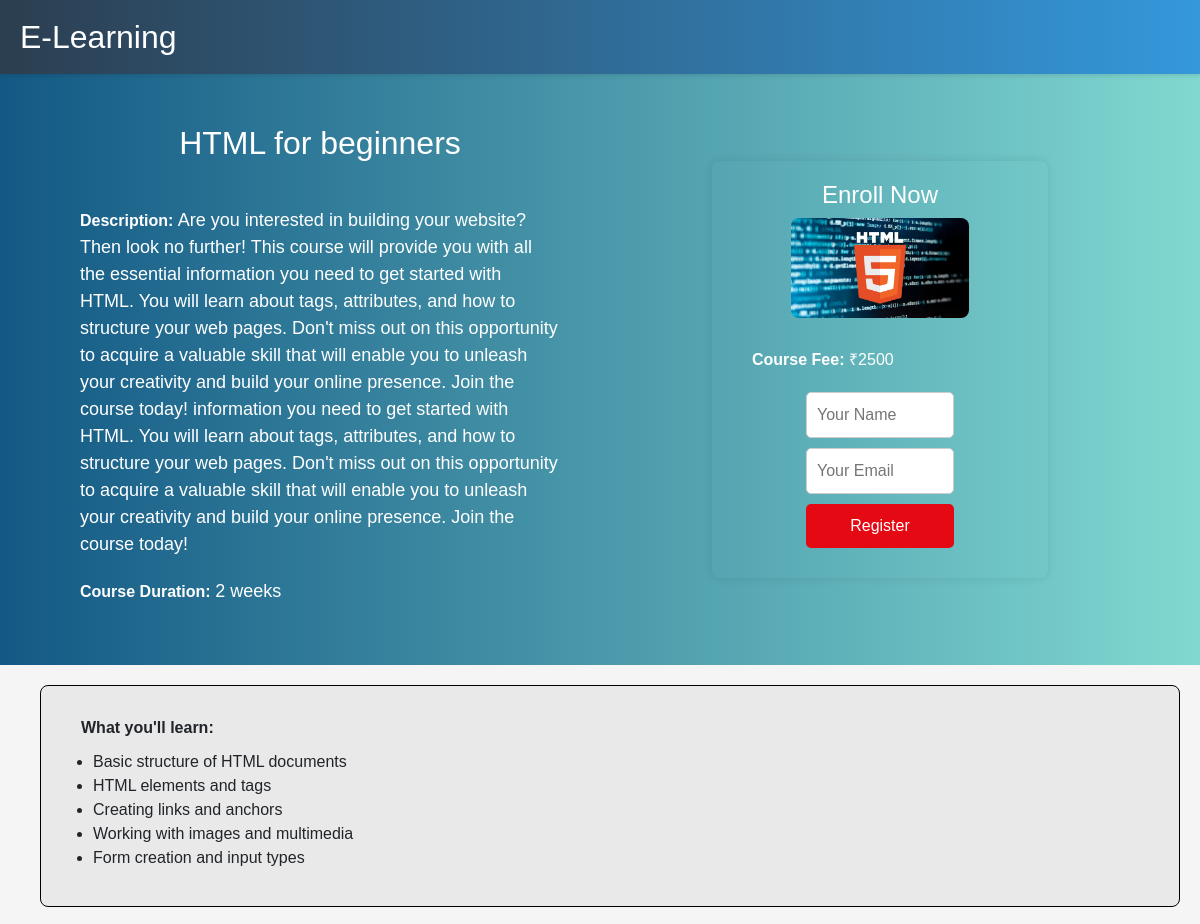
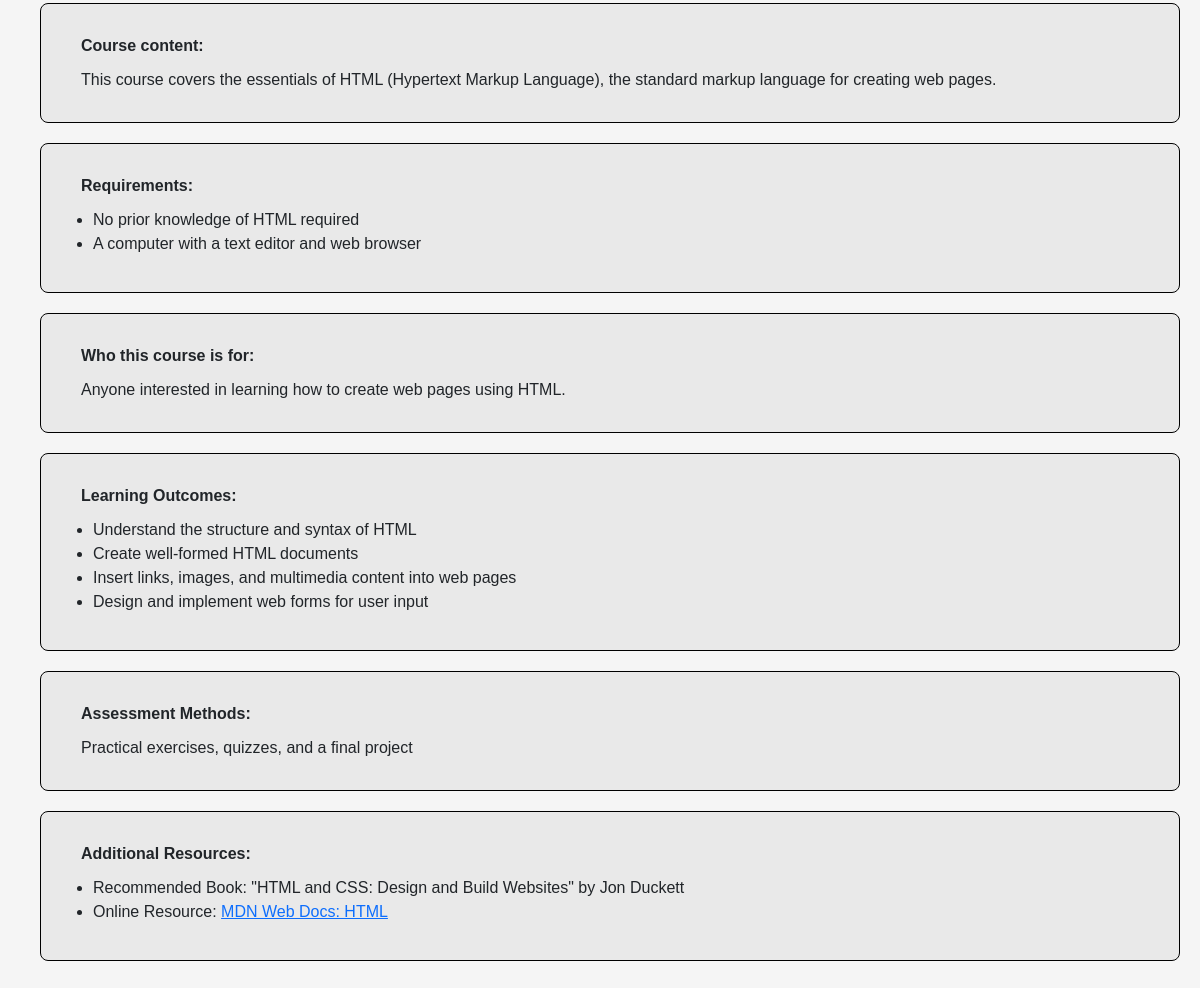
Screenshot of /html/coursereghtml/ (signed in) with the database file from the repository (2 pictures, top to bottom).
### accounts/models.py (models this page shows)
class CourseDB(models.Model):
    course_id = models.AutoField(primary_key=True)
    course_name = models.CharField(max_length=255, null=True, blank=True)
    duration = models.CharField(max_length=50, null=True, blank=True)  # Duration in weeks
    description = models.TextField()
    image = models.ImageField(upload_to='course_images/', null=True, blank=True)
    fee = models.IntegerField(null=True, blank=True)
    def __str__(self):
        return self.course_name

### exam2/views.py (the view)
# urls.py: path('coursereghtml/', coursereghtml, name='coursereghtml'),
def coursereghtml(request):
    user_email = request.user.email
    course = CourseDB.objects.get(course_name="HTML")
    registrations = CourseRegistration.objects.filter(course_id__course_name="HTML", email=user_email)
    complete = UploadedFile.objects.filter(project_language="HTML", student=request.user)
    try:
        payed = Payment.objects.filter(course=course, email=user_email)
    except Payment.DoesNotExist:
        payed = None
    days_left = None
    if registrations.exists():
        registration = registrations.first()
        if registration.end_date:
            days_left = (registration.end_date - datetime.now().date()).days
    client = razorpay.Client(auth=(settings.RAZORPAY_KEY_ID, settings.RAZORPAY_KEY_SECRET))
    fee_in_paise = int(course.fee * 100)
    razorpay_order = client.order.create({
        'amount': fee_in_paise,
        'currency': 'INR',
        'payment_capture': '1'  # Auto capture payment
    })
    context = {
        'course': course,
        'registrations': registrations,
        'days_left': days_left,
        'complete': complete,
        'payed': payed,
        'razorpay_key': settings.RAZORPAY_KEY_ID,
        'razorpay_order_id': razorpay_order['id'],
        'course.fee_in_paise': fee_in_paise
    }
    return render(request, 'coursereghtml.html', context)

### exam2/templates/coursereghtml.html (shortened to what this page needs)
<!DOCTYPE html>
<html lang="en">
{% load static %}
<head>
    <link rel="stylesheet" href="https://cdn.jsdelivr.net/npm/bootstrap@5.3.0-alpha1/dist/css/bootstrap.min.css">
</head>
<body>
<section id="one">
    <nav class="navbar">
        <div class="nav-logo">
             <a href="{% url 'h' %}"><h2>E-Learning</h2></a>
        </div>
    </nav>
</section>
<div class="section2">
    <div class="container">
        <div class="course-details">
            <h2>{{ course.course_name }} for beginners</h2><br>
            <p><strong>Description:</strong> <span style="font-size:18px;">{{ course.description }}</span></p>
            <p><strong>Course Duration:</strong> <span style="font-size:18px;">{{ course.duration }} weeks</span></p>
        </div>
        <div class="registration-form">
            {% if not registrations %}
            <h4>Enroll Now</h4>
            <img src="{{ course.image.url }}" alt="{{ course.course_name }}">
            {% if course.fee %}
            <p ><strong>Course Fee:</strong> ₹{{ course.fee }}</p>
            {% else %}
            <p><strong>Course Fee:</strong> Not Available</p>
            {% endif %}
            <form action="{% url 'register_course_html' %}" method="post" onsubmit="return checkEmail();">
                <input type="text" name="name" placeholder="Your Name" pattern="[A-Za-z\s]+" title="Please enter a valid name (only alphabets and spaces are allowed)." required><br>
                <input type="email" id="email" name="email" placeholder="Your Email" pattern="[a-zA-Z0-9._%+-]+@[a-zA-Z0-9.-]+\.[a-zA-Z]{2,}" required><br>
                <input type="submit" value="Register">
            </form>
            {% endif %}
        </div>
    </div>
</div>
<div class="container">
    <div class="course-details-container">
<div class="course-details">
    <div class="course-info ">
            <div class="section">
                <p><strong>What you'll learn:</strong></p>
                <ul>
                    <li>Basic structure of HTML documents</li>
                    <li>HTML elements and tags</li>
                    <li>Creating links and anchors</li>
                    <li>Working with images and multimedia</li>
                    <li>Form creation and input types</li>
                </ul>
            </div>
            <div class="section">
                <p><strong>Course content:</strong></p>
                <p>This course covers the essentials of HTML (Hypertext Markup Language), the standard markup language for creating web pages.</p>
            </div>
            <div class="section">
                <p><strong>Requirements:</strong></p>
                <ul>
                    <li>No prior knowledge of HTML required</li>
                    <li>A computer with a text editor and web browser</li>
                </ul>
            </div>
            <div class="section">
                <p><strong>Who this course is for:</strong></p>
                <p>Anyone interested in learning how to create web pages using HTML.</p>
            </div>
            <div class="section">
                <p><strong>Learning Outcomes:</strong></p>
                <ul>
                    <li>Understand the structure and syntax of HTML</li>
                    <li>Create well-formed HTML documents</li>
                    <li>Insert links, images, and multimedia content into web pages</li>
                    <li>Design and implement web forms for user input</li>
                </ul>
            </div>
            <div class="section">
                <p><strong>Assessment Methods:</strong></p>
                <p>Practical exercises, quizzes, and a final project</p>
            </div>
            <div class="section">
                <p><strong>Additional Resources:</strong></p>
                <ul>
                    <li>Recommended Book: "HTML and CSS: Design and Build Websites" by Jon Duckett</li>
                    <li>Online Resource: <a href="https://developer.mozilla.org/en-US/docs/Web/HTML">MDN Web Docs: HTML</a></li>
                </ul>
            </div>
    </div>
</div>
    </div>
</div>
</html>

### exam2/templates/coursereghtml.html (style rules this page uses)
body { font-family: Arial, sans-serif; margin: 0; padding: 0; background-color: #f5f5f5; }
.container { max-width: 100%; margin: 0 auto; padding: 20px; }
.course-details-container { border-radius: 5px; box-shadow: 0px 0px 0px 0px rgba(0,0,0,0.1); margin-bottom: 10px; overflow: hidden; }
.course-details { padding-left: 20px; }
.section { background-color: #e9e9e9; border-radius: 8px; margin-bottom: 20px; padding: 20px; border: 1px solid #000; }
.section2 { padding:20px; text-align: center; background: linear-gradient(to right, #135985, #81d8d0); color: #fff; }
.section2 .container { display: flex; align-items: center; flex-wrap: wrap; }
.section2 .course-details { flex: 1; max-width: 50%; padding: 0 20px; }
.section2 .registration-form { flex: 1; max-width: 30%; }
.section2 h2 { margin-bottom: 10px; }
.section2 p { margin-bottom: 20px; text-align: left; }
.section2 img { max-width: 60%; height: auto; border-radius: 8px; margin-bottom: 20px; }
.section2 form input[type="text"], .section2 form input[type="email"], .section2 form input[type="submit"] { width: 50%; padding: 10px; margin-bottom: 10px; border: 1px solid #ccc; border-radius: 5px; }
.section2 form input[type="submit"] { background-color: #e50914; color: #fff; border: none; cursor: pointer; font-size: 16px; }
h2, h3 { margin: 10px 0; padding: 0 20px; }
p { margin: 10px 0; padding: 0 20px; }
.registration-form { margin: 20px auto; background-color: transparent; border-radius: 8px; box-shadow: 0px 0px 10px 0px rgba(0,0,0,0.1); padding: 20px; }
.registration-form input[type="text"], .registration-form input[type="email"], .registration-form input[type="submit"] { width: calc(100% - 20px); padding: 10px; margin-bottom: 10px; border: 1px solid #ccc; border-radius: 5px; }
.registration-form input[type="submit"] { background-color: #e50914; color: #fff; border: none; cursor: pointer; font-size: 16px; }
.navbar { background: linear-gradient(90deg, #2c3e50 0%, #3498db 100%); color: white; box-shadow: 0 2px 4px rgba(0,0,0,0.1); }
.navbar a { color: white; font-size: 1.1rem; border-radius: 4px; transition: all 0.3s ease; text-decoration:none; }

### rows the page displays
CourseDB: course_name "HTML", description "Are you interested in building your website? Then look no further! This course will provide you with all the essential information you need to get started with HTML. You will learn about tags, attributes, and how to structure your web pages. Don't miss out on this opportunity to acquire a valuable skill that will enable you to unleash your creativity and build your online presence. Join the course today! information you need to get started with HTML. You will learn about tags, attributes, and how to structure your web pages. Don't miss out on this opportunity to acquire a valuable skill that will enable you to unleash your creativity and build your online presence. Join the course today!", duration "2", image (picture), fee "2500"
